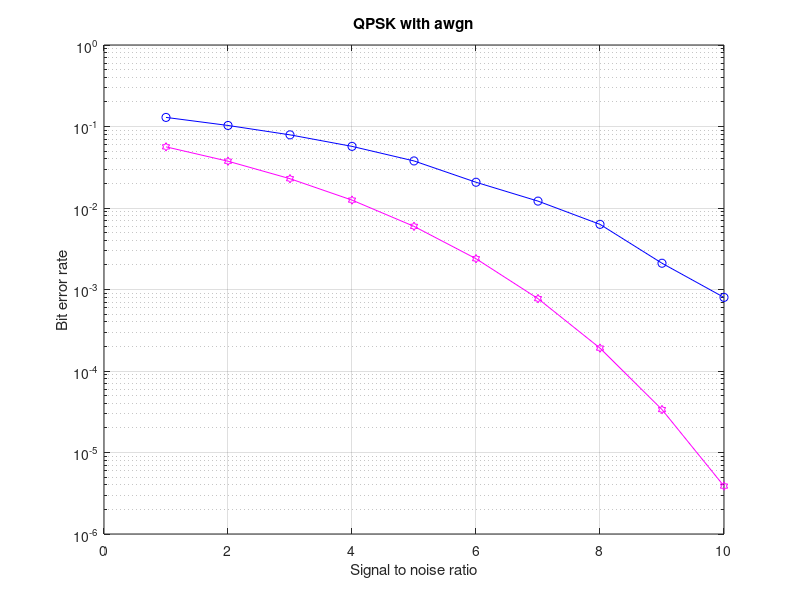

MATLAB code to generate this figure:
clear all;                                            
close all;                                            
l=10000;
snrdb=1:1:10;
snrlin=10.^(snrdb/10);
for snrdb=1:1:10
    si=2*(round(rand(1,l))-0.5);                      
    sq=2*(round(rand(1,l))-0.5);                                    
    s=si+j*sq;                               
    w=awgn(s,snrdb,'measured');
    r=w;                                           
    si_=sign(real(r));                                
    sq_=sign(imag(r));                               
    ber1=(l-sum(si==si_))/l;                          
    ber2=(l-sum(sq==sq_))/l;                          
    ber(snrdb)=mean([ber1 ber2]);                         
end
%semilogy(snrdb, ber,'o-')
snrdb=1:1:10;
snrlin=10.^(snrdb./10);
tber=0.5.*erfc(sqrt(snrlin));
semilogy(snrdb,ber,'-bo',snrdb,tber,'-mh')
title('QPSK with awgn');
xlabel('Signal to noise ratio');
ylabel('Bit error rate');      
grid on;